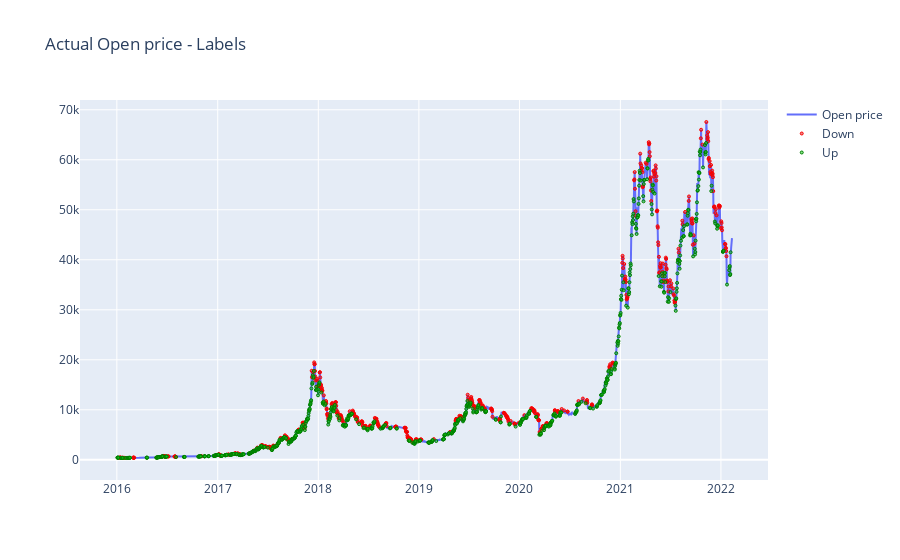

Notebook code cell kept with this figure:
### Code cell
# actuals - labels
x = df["ds"]
y = df["y"]
fig = go.Figure()
fig.add_trace(go.Scatter(x=x, y=y, name='Open price'))
# Set title
fig.update_layout(
    title_text="Actual Open price - Labels",
)

fig.add_trace(
    go.Scatter(
        name= 'Down',
        mode='markers',
        x=df_tbl[df_tbl['label'] == -1]['Date'],
        y=df_tbl[df_tbl['label'] == -1]['Open'],
        marker=dict(
            # symbol = 'triangle-up',
            color='rgba(204, 20, 20, 0.5)',
            size=3,
            line=dict(
                color='Red',
                width=1
            )
        ),
        showlegend=True
    )
)

fig.add_trace(
    go.Scatter(
        name= 'Up',
        mode='markers',
        x=df_tbl[df_tbl['label'] == 1]['Date'],
        y=df_tbl[df_tbl['label'] == 1]['Open'],
        marker=dict(
            # symbol = 'triangle-up',
            color='rgba(20, 200, 20, 0.5)',
            size=3,
            line=dict(
                color='Green',
                width=1
            )
        ),
        showlegend=True
    )
)

fig.show()

### Figure 1 — Plotly figure (JSON) as saved in the notebook; plotly's stock layout.template omitted (floating-point values rounded to 4 significant figures; data arrays with more than 128 entries replaced by an {"elided": "..."} marker saying what was removed)
{"data": [{"name": "Open price", "type": "scatter", "x": {"elided": "2233 str values"}, "y": {"elided": "2233 float values"}}, {"marker": {"color": "rgba(204, 20, 20, 0.5)", "line": {"color": "Red", "width": 1}, "size": 3}, "mode": "markers", "name": "Down", "showlegend": true, "type": "scatter", "x": {"elided": "559 str values"}, "y": {"elided": "559 float values"}}, {"marker": {"color": "rgba(20, 200, 20, 0.5)", "line": {"color": "Green", "width": 1}, "size": 3}, "mode": "markers", "name": "Up", "showlegend": true, "type": "scatter", "x": {"elided": "787 str values"}, "y": {"elided": "787 float values"}}], "layout": {"title": {"text": "Actual Open price - Labels"}}}
